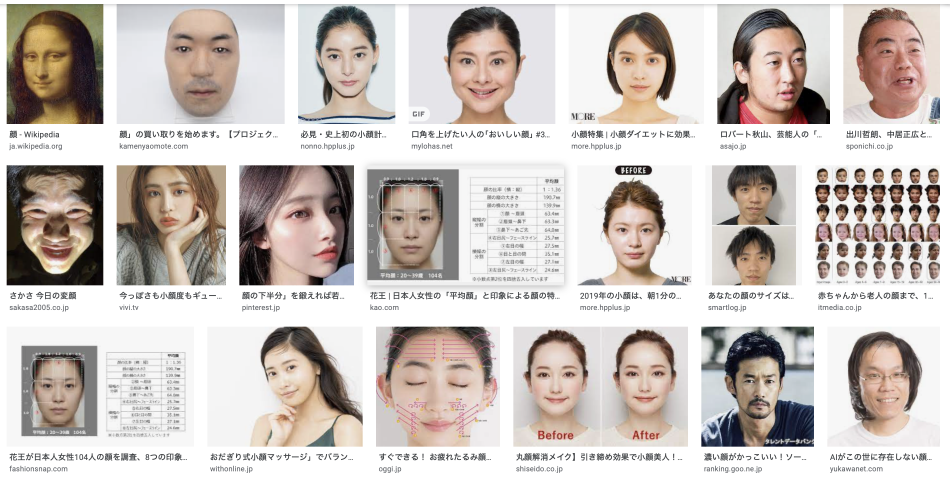
#> input picture categorizePractice/myDataSets/inputFile/0/0.png, 2848 x 1430 px, found by its file name (shown at 1/3 size); its folder holds only this picture in this run
$ python FaceDetect.py
#> lines starting #> are read from the running program, lines starting #| are printed output that depends on the picture
import cv2
import os

cascade_path = "/Users/murakamikei/opt/anaconda3/pkgs/libopencv-3.4.2-h7c891bd_1/share/OpenCV/haarcascades/haarcascade_frontalface_alt.xml"

X_train = []
Y_train = []

X_test = []
Y_test = []

l = os.listdir("categorizePractice/myDataSets/inputFile")
for i in l:
    result_dir = i.split(".")[0]

    if result_dir == "":
        print("this is config file")
    else:
        os.mkdir("categorizePractice/myDataSets/outputFile/" + result_dir)
        m = os.listdir("categorizePractice/myDataSets/inputFile/" + i)
        n = 0
        for target_file in m:
            origin_image = ("categorizePractice/myDataSets/inputFile/" + i + "/" + target_file)
            if origin_image.split(".")[1] == "gitignore":
                print(origin_image)
            elif origin_image.split(".")[1] == "DS_Store":
                print(origin_image)
            else:
                cascade = cv2.CascadeClassifier(cascade_path)
                image = cv2.imread(origin_image)
#> image is the input picture: shape (1430, 2848, 3); mean B, G, R 190.2, 194.8, 202.9
                image = cv2.cvtColor(image, cv2.COLOR_BGR2RGB)
                gray = cv2.cvtColor(image, cv2.COLOR_RGB2GRAY)
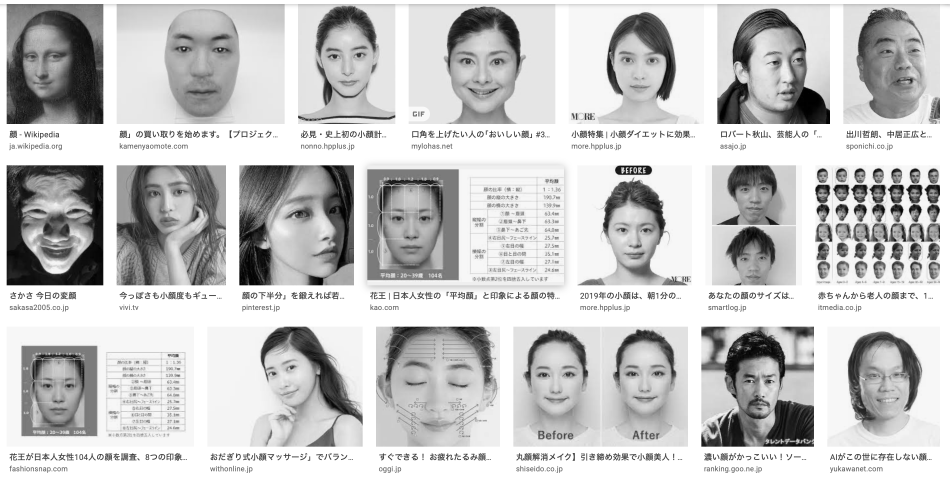
#> gray: shape (1430, 2848) (shown at 1/3 size); min 0, max 255, mean 196.7

                facerect = cascade.detectMultiScale(gray, scaleFactor=1.1, minNeighbors=1, minSize=(10, 10))
#> facerect = 68 rows, first 6: [2732, 628, 28, 28], [2787, 628, 27, 27], [2464, 741, 28, 28], [2631, 741, 28, 28], [2684, 740, 30, 30], [2795, 740, 29, 29]

                for x, y, w, h in facerect:
                    face = gray[y:y + h, x:x + w]
                    face = cv2.resize(face, (1024, 1024)) #出力画像を変えるときはここ
                    save_path = "categorizePractice/myDataSets/outputFile/" + result_dir + "/image_" + str(n) + ".png"
                    cv2.imwrite(save_path, face)
                    n = n + 1
                    face = cv2.flip(face, 1)
                    save_path = "categorizePractice/myDataSets/outputFile/" + result_dir + "/image_" + str(n) + ".png"
                    cv2.imwrite(save_path, face)
                    n = n + 1
                    face = cv2.blur(face, (10, 10))
                    save_path = "categorizePractice/myDataSets/outputFile/" + result_dir + "/image_" + str(n) + ".png"
                    cv2.imwrite(save_path, face)
                    n = n + 1
                    face = cv2.blur(cv2.flip(face, 1), (10, 10))
                    save_path = "categorizePractice/myDataSets/outputFile/" + result_dir + "/image_" + str(n) + ".png"
                    cv2.imwrite(save_path, face)
                    n = n + 1
#> this loop made 68 passes
#> (x, y, w, h, n) on passes 1 to 12: (2732, 628, 28, 28, 4), (2787, 628, 27, 27, 8), (2464, 741, 28, 28, 12), (2631, 741, 28, 28, 16), (2684, 740, 30, 30, 20), (2795, 740, 29, 29, 24), (2563, 513, 36, 36, 28), (2619, 514, 36, 36, 32), (2673, 513, 36, 36, 36), (2783, 513, 37, 37, 40), (2455, 627, 29, 29, 44), (2621, 627, 30, 30, 48)
#> pass 1, `face = gray[y:y + h, x:x + w]`:
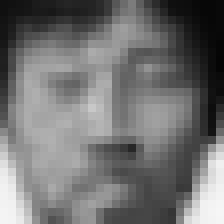
#> face: shape (28, 28) (shown 8 times larger); min 5, max 246, mean 113.5
#> pass 1, `face = cv2.flip(face, 1)`:
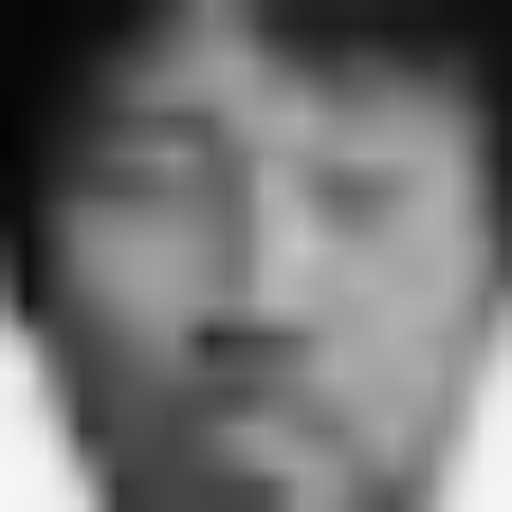
#> face: shape (1024, 1024) (shown at 1/2 size); min 5, max 246, mean 113.4
#> after the loop, n = 272
#> pass 2 of the loop `for i in l:`:
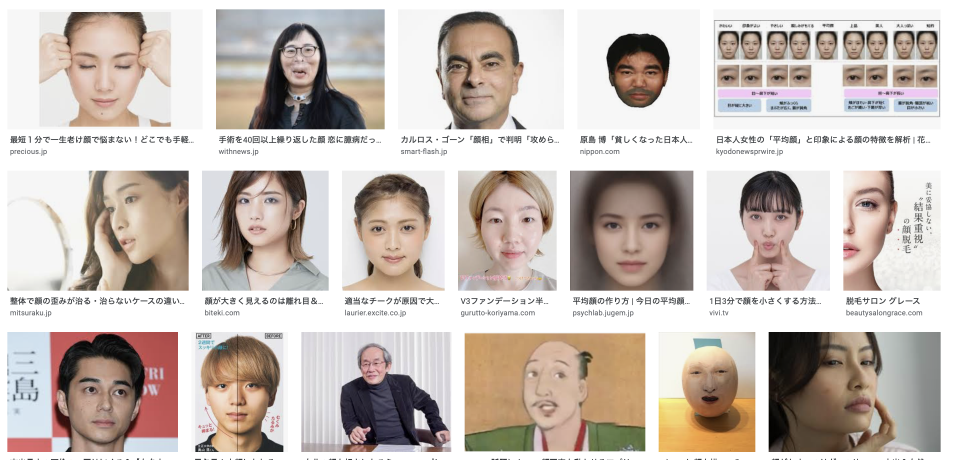
#> input picture categorizePractice/myDataSets/inputFile/1/1.png, 2860 x 1378 px, found by its file name (shown at 1/3 size)
#> image is the input picture: shape (1378, 2860, 3); mean B, G, R 184.5, 190.8, 201
#> `gray = cv2.cvtColor(image, cv2.COLOR_RGB2GRAY)`:
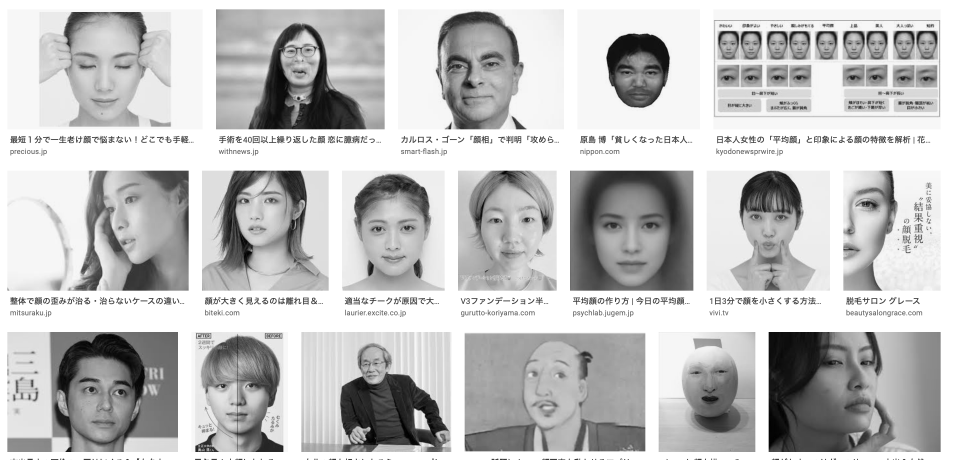
#> gray: shape (1378, 2860) (shown at 1/3 size); min 0, max 255, mean 193.1
#> facerect = 27 rows, first 6: [2298, 104, 68, 68], [2747, 104, 67, 67], [2445, 104, 68, 68], [2678, 104, 67, 67], [2150, 103, 71, 71], [2220, 105, 67, 67]
#> the loop `for x, y, w, h in facerect:` made 27 passes
#> (x, y, w, h, n) on passes 1 to 8: (2298, 104, 68, 68, 4), (2747, 104, 67, 67, 8), (2445, 104, 68, 68, 12), (2678, 104, 67, 67, 16), (2150, 103, 71, 71, 20), (2220, 105, 67, 67, 24), (2365, 105, 67, 67, 28), (2527, 103, 70, 70, 32)
#> pass 1, `face = cv2.flip(face, 1)`:
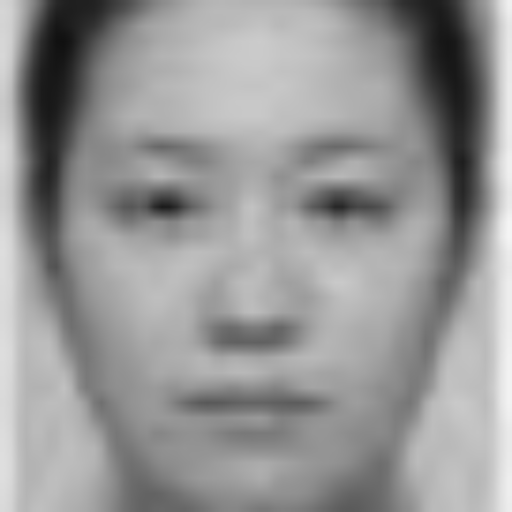
#> face: shape (1024, 1024) (shown at 1/2 size); min 16, max 244, mean 150.1
#> after the loop `for x, y, w, h in facerect:`: n = 108
#> pass 3 of the loop `for i in l:`:
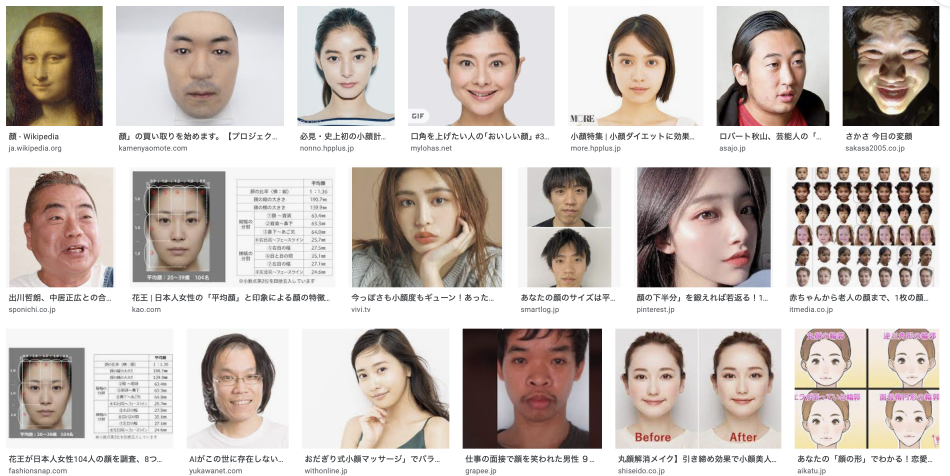
#> input picture categorizePractice/myDataSets/inputFile/2/2.png, 2848 x 1428 px, found by its file name (shown at 1/3 size)
#> image is the input picture: shape (1428, 2848, 3); mean B, G, R 186.3, 191.6, 201
#> gray: shape (1428, 2848)
#> facerect = 71 rows, first 6: [2634, 502, 40, 40], [2757, 503, 40, 40], [2576, 628, 34, 34], [2699, 628, 31, 31], [2759, 628, 31, 31], [2695, 502, 42, 42]
#> the loop `for x, y, w, h in facerect:` made 71 passes
#> (x, y, w, h, n) on passes 1 to 8: (2634, 502, 40, 40, 4), (2757, 503, 40, 40, 8), (2576, 628, 34, 34, 12), (2699, 628, 31, 31, 16), (2759, 628, 31, 31, 20), (2695, 502, 42, 42, 24), (2755, 559, 41, 41, 28), (2693, 559, 42, 42, 32)
#> pass 1, `face = cv2.resize(face, (1024, 1024))`:
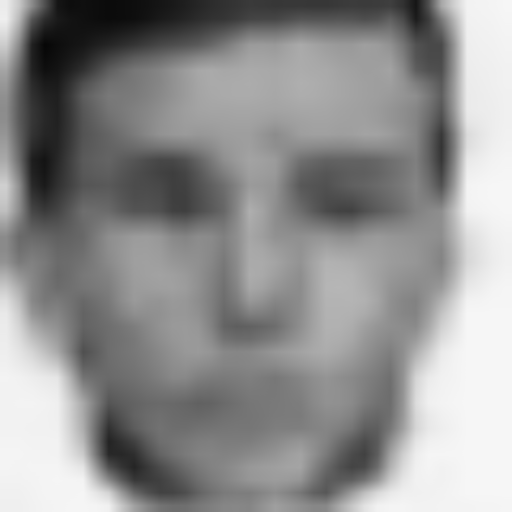
#> face: shape (1024, 1024) (shown at 1/2 size); min 6, max 246, mean 143.9
#> pass 1, `face = cv2.flip(face, 1)`:
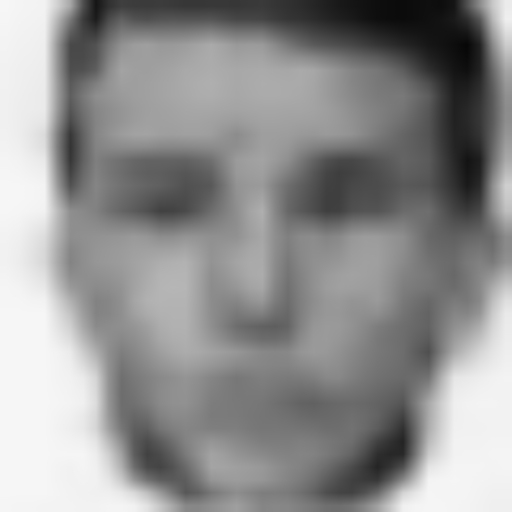
#> face: shape (1024, 1024) (shown at 1/2 size); min 6, max 246, mean 143.9
#> after the loop `for x, y, w, h in facerect:`: n = 284
